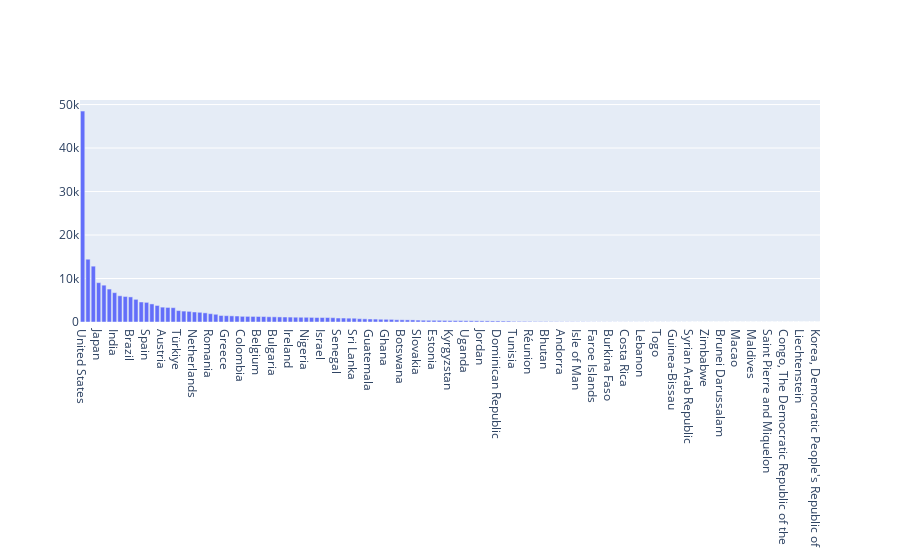

The notebook cell this image was saved under:
### Code cell
# Display the singleplayer games by country
fig = go.Figure(data=[
    go.Bar(name='Singleplayer', x=[key for key in singleplayer_pre_mapping_countries_map], y=[singleplayer_pre_mapping_countries_map[key] for key in singleplayer_pre_mapping_countries_map])
])
fig.show()

### Figure 1 — Plotly figure (JSON) as saved in the notebook; plotly's stock layout.template omitted (floating-point values rounded to 4 significant figures; data arrays with more than 128 entries replaced by an {"elided": "..."} marker saying what was removed)
{"data": [{"name": "Singleplayer", "type": "bar", "x": {"elided": "139 str values"}, "y": {"elided": "139 int values"}}], "layout": {}}
